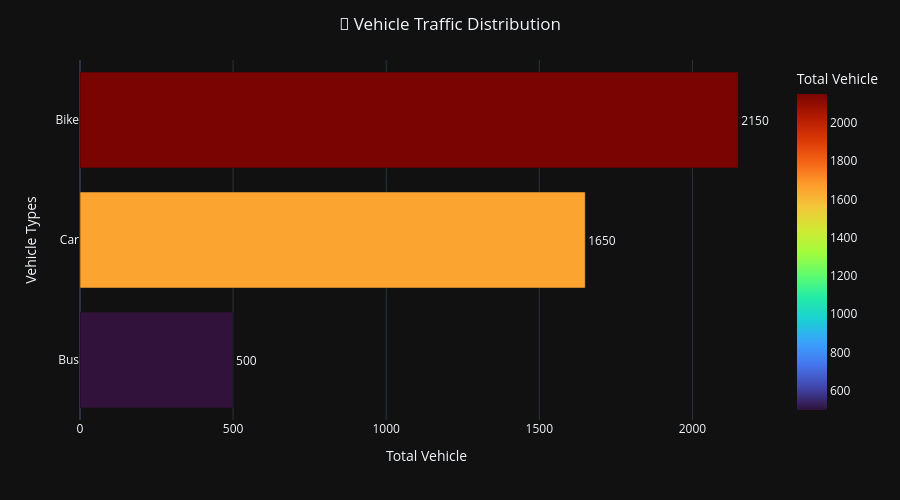

The cell this chart's notebook holds for it:
### Code cell
fig = px.bar(vehicle_data,x='vehicle_count',y='vehicle_type',orientation='h',color='vehicle_count',text='vehicle_count',
             color_continuous_scale='Turbo',labels={
                 'vehicle_count':'Total Vehicle',
                 'vehicle_type':'Vehicle Type',
                    })

fig.update_traces(textposition='outside')

fig.update_layout(title='🚗 Vehicle Traffic Distribution',title_x=0.5,template='plotly_dark',height=500,
                      xaxis_title='Total Vehicle',
                      yaxis_title='Vehicle Types',
                      yaxis=dict(categoryorder='total ascending'))

fig.show()

### Figure 1 — Plotly figure (JSON) as saved in the notebook; plotly's stock layout.template omitted (floating-point values rounded to 4 significant figures)
{"data": [{"hovertemplate": "Total Vehicle=%{marker.color}<br>Vehicle Type=%{y}<extra></extra>", "legendgroup": "", "marker": {"color": [2150, 1650, 500], "coloraxis": "coloraxis", "pattern": {"shape": ""}}, "name": "", "orientation": "h", "showlegend": false, "text": [2150.0, 1650.0, 500.0], "textposition": "outside", "type": "bar", "x": [2150, 1650, 500], "xaxis": "x", "y": ["Bike", "Car", "Bus"], "yaxis": "y"}], "layout": {"barmode": "relative", "coloraxis": {"colorbar": {"title": {"text": "Total Vehicle"}}, "colorscale": [[0, "#30123b"], [0.07143, "#4145ab"], [0.1429, "#4675ed"], [0.2143, "#39a2fc"], [0.2857, "#1bcfd4"], [0.3571, "#24eca6"], [0.4286, "#61fc6c"], [0.5, "#a4fc3b"], [0.5714, "#d1e834"], [0.6429, "#f3c63a"], [0.7143, "#fe9b2d"], [0.7857, "#f36315"], [0.8571, "#d93806"], [0.9286, "#b11901"], [1, "#7a0402"]]}, "height": 500, "legend": {"tracegroupgap": 0}, "margin": {"t": 60}, "title": {"text": "🚗 Vehicle Traffic Distribution", "x": 0.5}, "xaxis": {"anchor": "y", "domain": [0, 1], "title": {"text": "Total Vehicle"}}, "yaxis": {"anchor": "x", "categoryorder": "total ascending", "domain": [0, 1], "title": {"text": "Vehicle Types"}}}}
